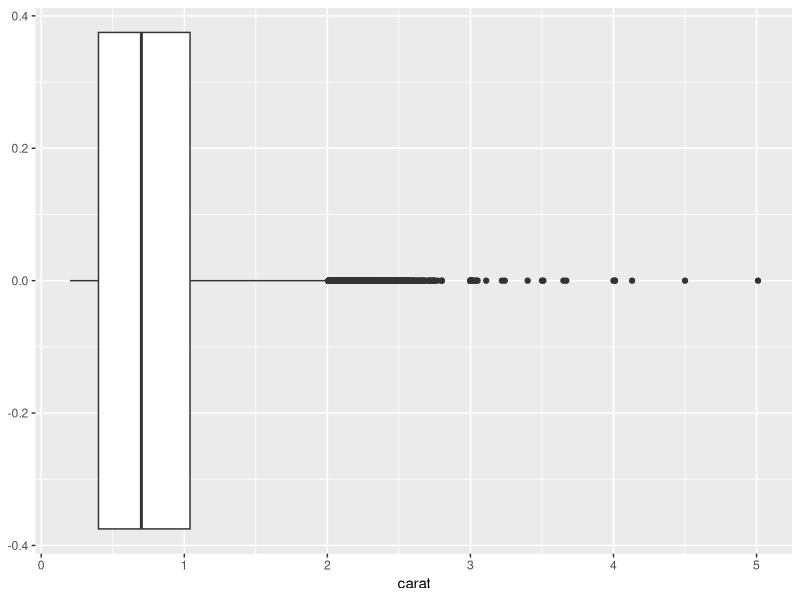
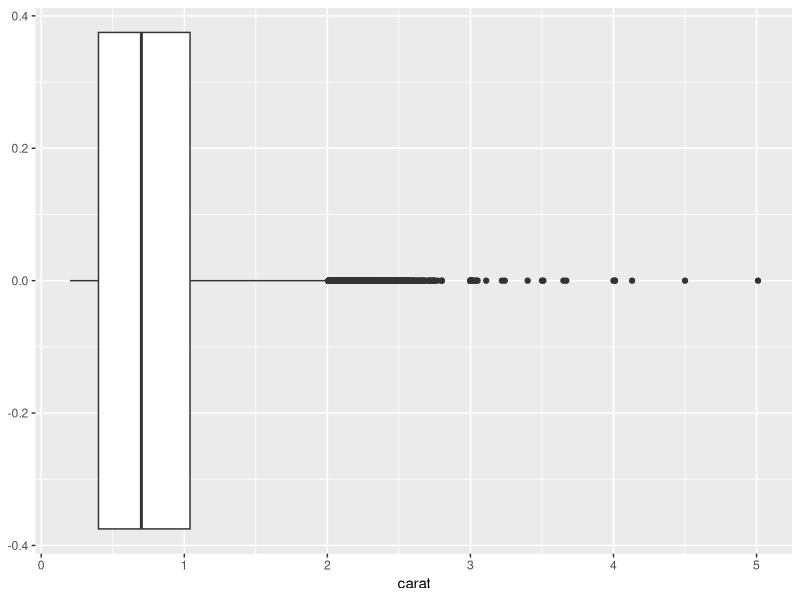
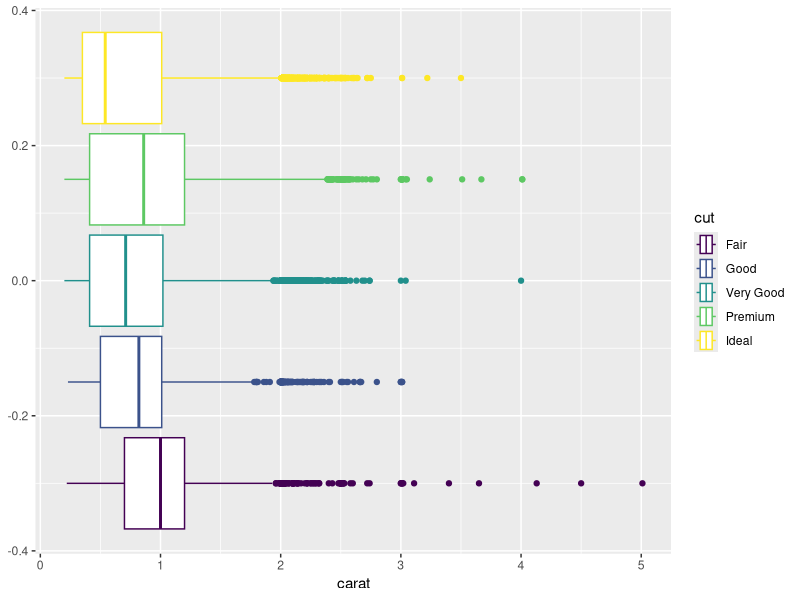
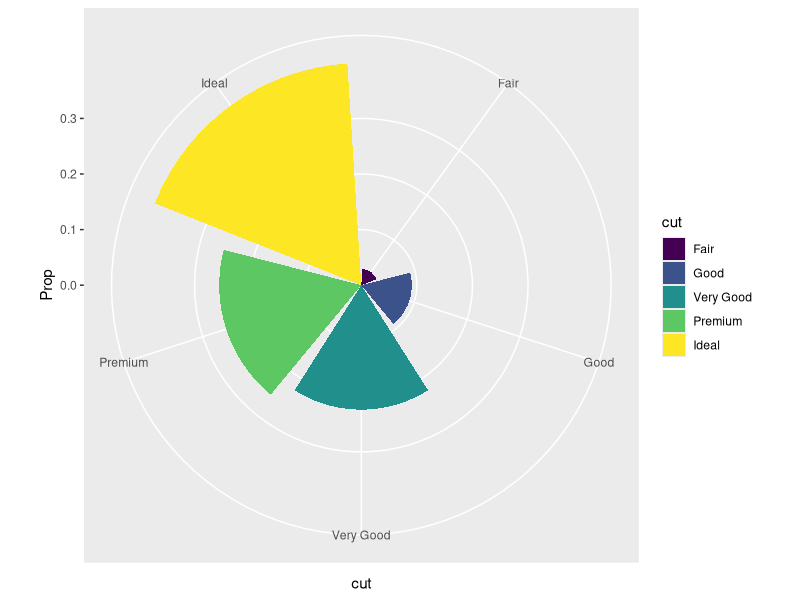
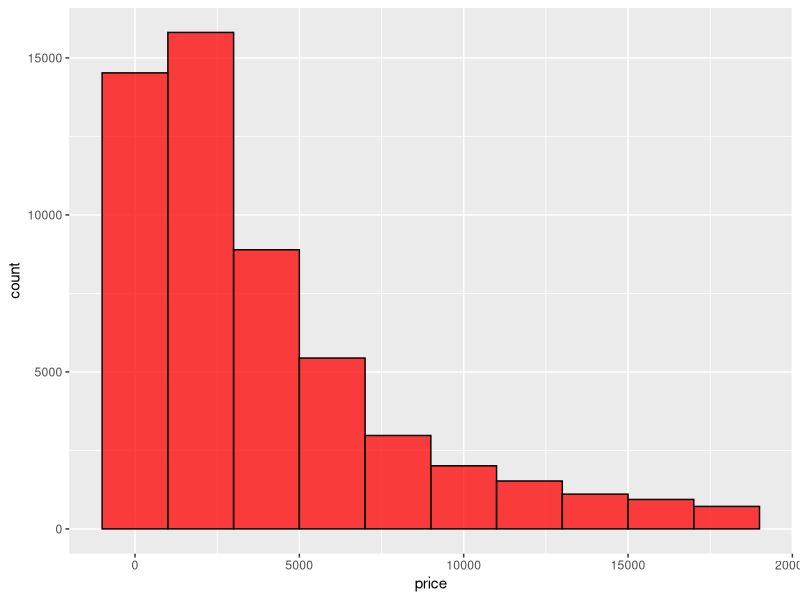
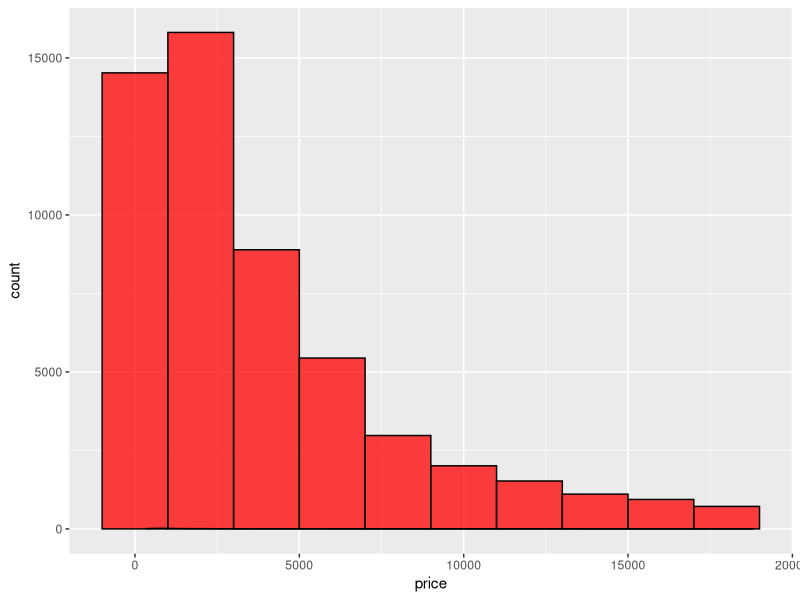
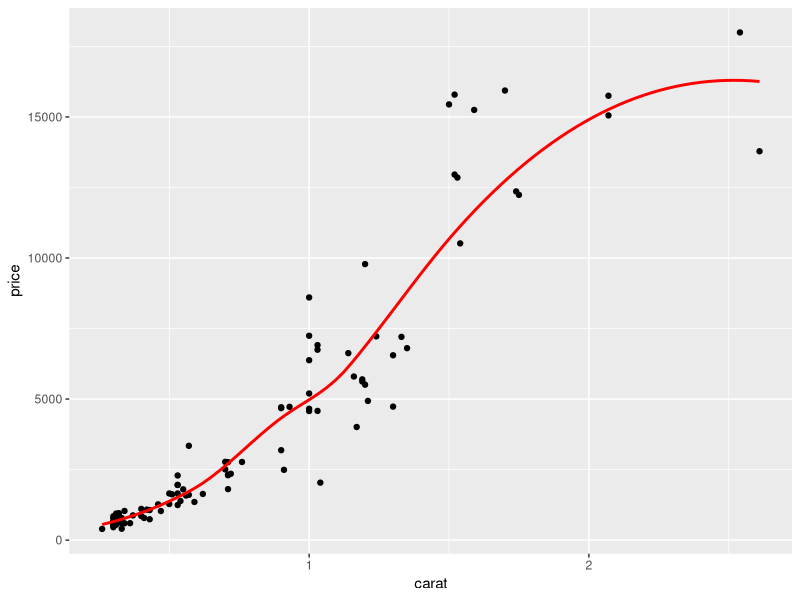
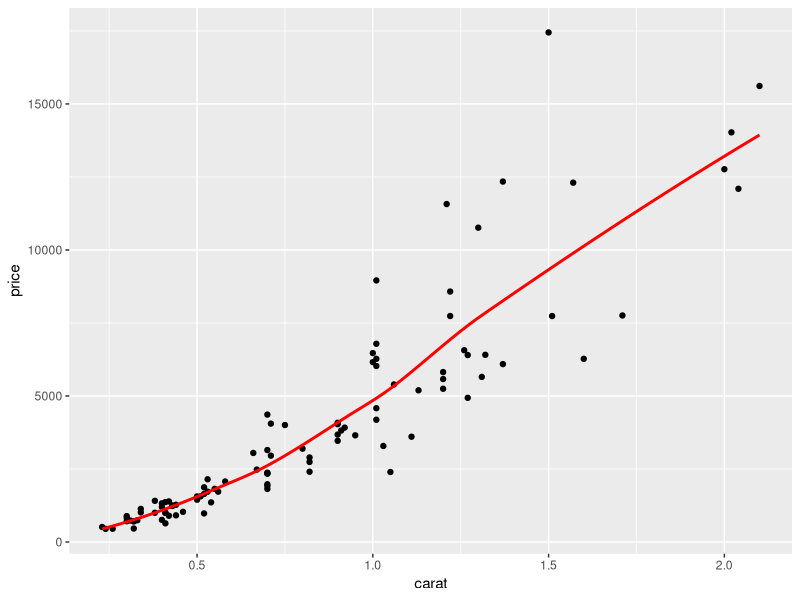

Write R code to recreate these figures, in order.

# Paquetes ----------------------------------------------------------------

library(ggplot2)
library(dplyr)

# Datos -------------------------------------------------------------------

data("diamonds", package = "ggplot2")


# EDA ---------------------------------------------------------------------

# Boxplot
ggplot(data = diamonds) +
  geom_boxplot(mapping = aes(x = carat))

ggplot(diamonds, aes(x = carat)) +
  geom_boxplot()

ggplot(data = diamonds) +
  geom_boxplot(mapping = aes(x = carat, col = cut))

# Barplot
ggplot(data = diamonds) +
  geom_bar(mapping = aes(x = cut, y = (..count..)/sum(..count..), fill = cut)) +
  coord_polar() +
  labs(y = "Prop")

# Histogram
ggplot(data = diamonds) +
  geom_histogram(mapping = aes(x = price), binwidth = 2000, 
                 col = "black", fill = "red", alpha = .75)

# Density plot
ggplot(data = diamonds) +
  geom_histogram(mapping = aes(x = price), binwidth = 2000,
                 col = "black", fill = "red", alpha = .75) +
  geom_density(mapping = aes(x = price, y = ..count..))

# Diagrama de puntos (Scatterplot)
ggplot(data = diamonds %>% 
         sample_n(100)) +
  geom_point(mapping = aes(x = carat, y = price)) +
  geom_smooth(mapping = aes(x = carat, y = price), col = "red", se = FALSE)

ggplot(diamonds %>% 
         sample_n(100), 
       aes(x = carat, y = price)) +
  geom_point() +
  geom_smooth(se = FALSE, col = "red")

ggplot(diamonds %>% 
         sample_n(1000),
       aes(x = carat, y = price, col = cut)) +
  geom_point() +
  geom_smooth(se = FALSE)
